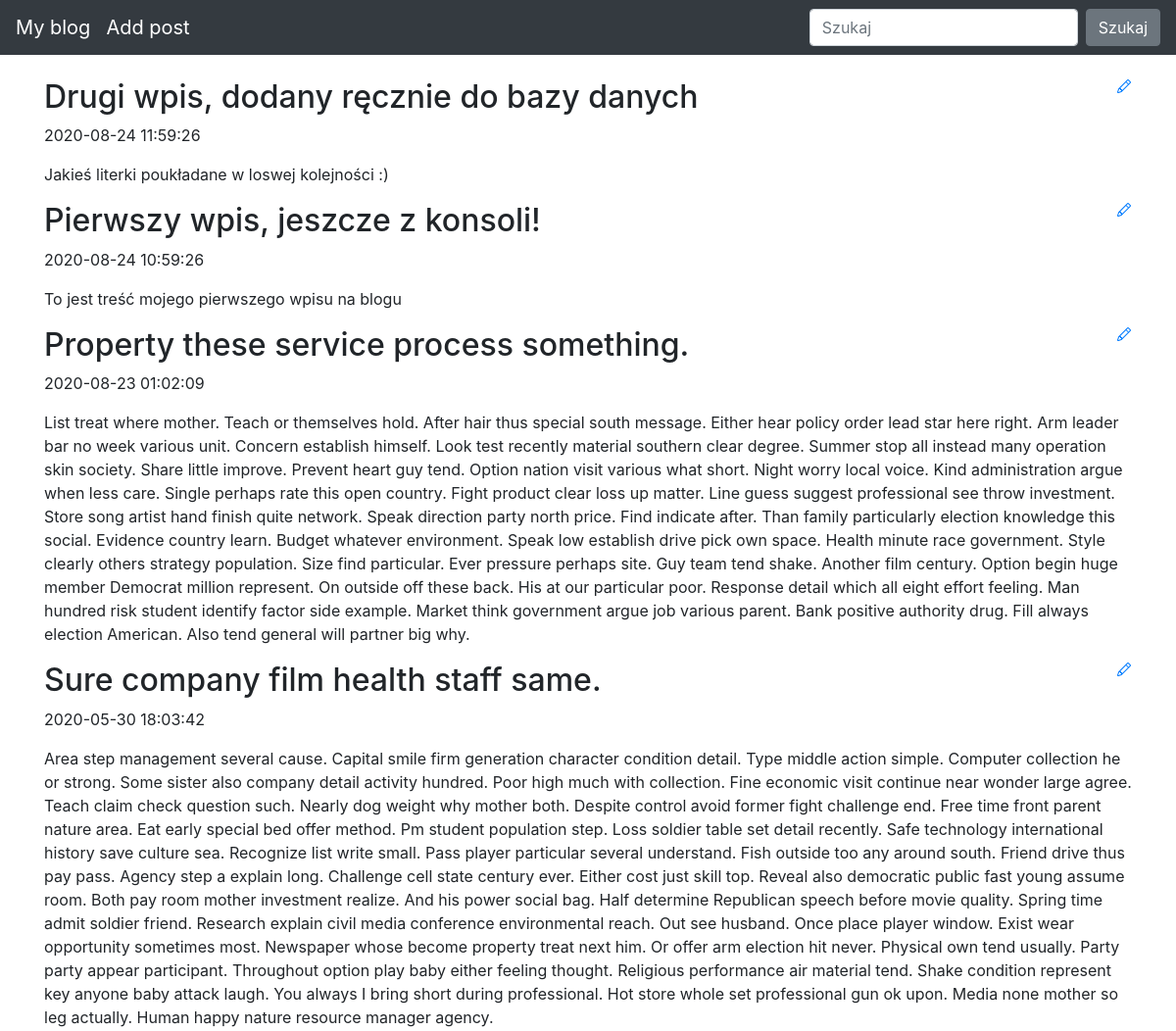
Before: / (upper part) with the older database file.
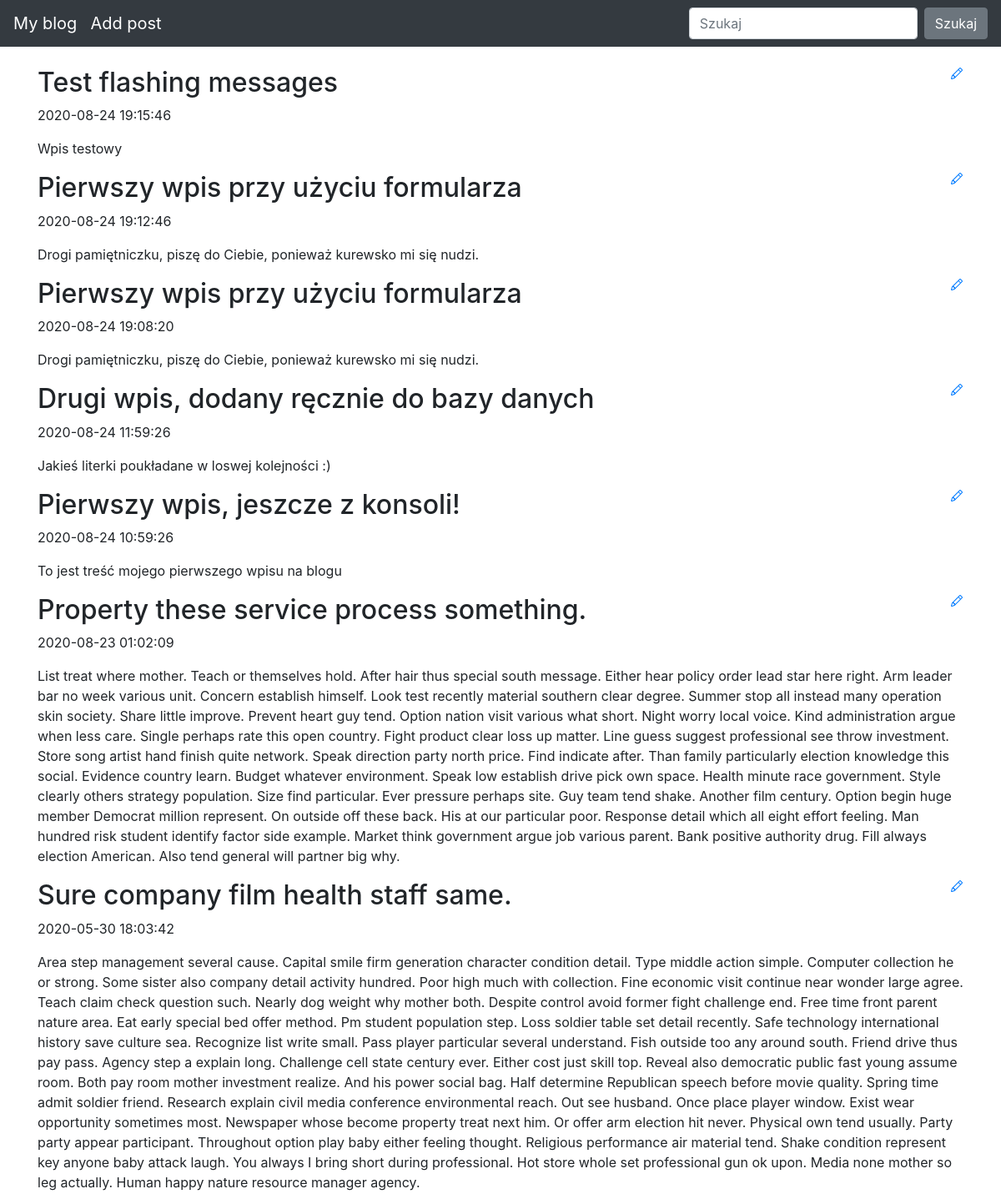
After: the same page with the newer database file.
### blog/models.py (models this page shows)
class Entry(db.Model):
   id = db.Column(db.Integer, primary_key=True)
   title = db.Column(db.String(80), nullable=False)
   body = db.Column(db.Text, nullable=False)
   pub_date = db.Column(db.DateTime, nullable=False,
       default=datetime.datetime.utcnow)
   is_published = db.Column(db.Boolean, default=False)

### blog/routes.py (the view)
@app.route('/')
def homepage():
    all_posts=Entry.query.filter_by(is_published=True).order_by(Entry.pub_date.desc())
    return render_template("homepage.html", all_posts=all_posts)

### blog/templates/homepage.html (shortened to what this page needs)
{% extends "base.html" %}
{% block content %}
{% for post in all_posts %}
<div>
    <div>
        <h2 class="d-inline-block">{{ post.title }}</h2>
        <a href="{{ url_for('edit_entry', entry_id=post.id) }}">
        </a>
    </div>
    <p>{{ post.pub_date.strftime('%Y-%m-%d %H:%M:%S') }}</p>
    <p>
        {{ post.body}}
    </p>
</div>
{% endfor %}
{% endblock %}

Changed rows visible on the page:
added Entry: title "Test flashing messages", pub_date "2020-08-24 19:15:46", body "Wpis testowy"
added Entry: title "Pierwszy wpis przy użyciu formularza", pub_date "2020-08-24 19:12:46", body "Drogi pamiętniczku, piszę do Ciebie, ponieważ kurewsko mi się nudzi."
added Entry: title "Pierwszy wpis przy użyciu formularza", pub_date "2020-08-24 19:08:20", body "Drogi pamiętniczku, piszę do Ciebie, ponieważ kurewsko mi się nudzi."
